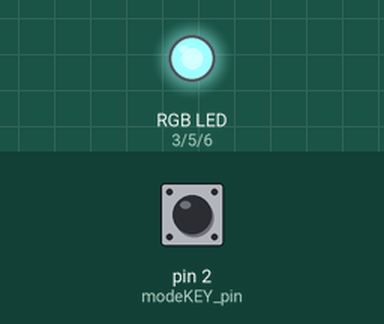
This sketch was run on a simulated Arduino Uno, built with avr-gcc and run on an emulated ATmega328P. Shown: an RGB LED mixed from three pins (HIGH = lit). Inputs (shaded band) come from the test bench; at power-on: pin 2 (modeKEY_pin) HIGH.

Above: at 1.2 s.
1.3 s: pin 2 (modeKEY_pin) pulled LOW for 0.15 s
At 1.69 s:
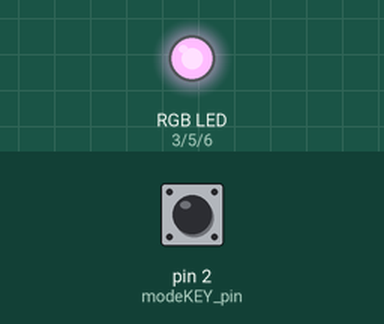
4.3 s: pin 2 (modeKEY_pin) pulled LOW for 1 s
At 4.63 s:
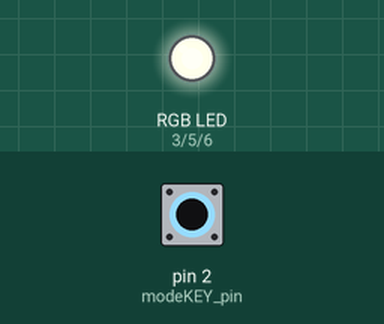
At 5.85 s:
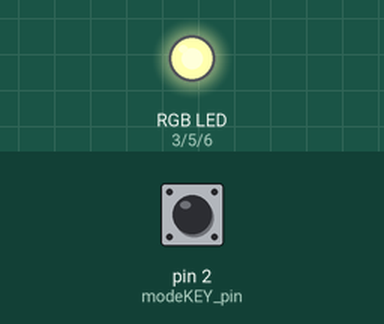
7.3 s: pin 2 (modeKEY_pin) pulled LOW for 0.15 s
10.3 s: pin 2 (modeKEY_pin) pulled LOW for 3.2 s
Timing chart, 0 to 16.4 s (numbered marks = the images above; inputs shaded):
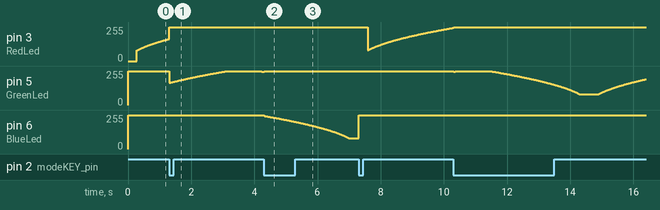

Measured:
- after the input at 4.3 s, pin 6 (BlueLed): moves from 255/255 to 80/255 over 2.7 s, starting at once

The sketch:

RGB-pwm.ino
```cpp
//#include "Interrupt.h"
#include "colorLED.h"

/*
* LedBrightness sketch
* controls the brightness of LEDs on analog output ports */
const int RedLed = 3;
const int GreenLed = 5;
const int BlueLed = 6;

//const uint16_t modeKEY_pin = 2;
uint16_t modeKEY_pin = 2;

int brightness = 0;
int increment = 1;


void setup() {
    // pins driven by analogWrite do not need to be declared as outputs

    pinMode(modeKEY_pin, INPUT_PULLUP);
    attachInterrupt(digitalPinToInterrupt(modeKEY_pin), modeISR, FALLING);

}


colorLED_list_t witchLED_work = RED;
//extern colorLED_list_t witchLED_work;
void loop() {
    if(brightness > 254) {
        delay( 1000 );
        increment = -1;                 // count down after reaching 254 // not be 255
    }
    else if(brightness < 2) {

        increment = 1;                  // count up after dropping back down to 0
    }
    brightness = brightness + increment; // increment (or decrement sign is minus)
    // write the brightness value to the LEDs
    switch( witchLED_work ){
        case RED:
                analogWrite(RedLed, brightness);
                analogWrite(GreenLed, 255);
                analogWrite(BlueLed, 255);
                break;
        case WHITE:
                analogWrite(GreenLed, brightness);
                analogWrite(RedLed, 255);
                analogWrite(BlueLed, 255);
                break;
        case BLUE:
                analogWrite(BlueLed, brightness);
                analogWrite(GreenLed, 255);
                analogWrite(RedLed, 255);
                break;
        default:    break;
    } // end switch witchLED_work
    delay(brightness/10);
    //delay(10);
} // end loop function


/*__ special func --> KEY ISR  //  out of class ___*/
void modeISR(void){
    delay(10);                  // 消抖  // 换成delay_ms();
    if( digitalRead(2) == LOW ){
        switch( witchLED_work ){
            case RED:   witchLED_work = WHITE;  break;
            case WHITE: witchLED_work = BLUE;   break;
            case BLUE:  witchLED_work = RED;    break;
            default:    break;
        } // end switch witchLED_work
    } // end if pin_2 = LOW
} // end func modeISR
```

colorLED.h
```cpp
#ifndef COLORLED_H
#define COLORLED_H


typedef enum
colorLED_list { RED=0, WHITE, BLUE, Invalid }colorLED_list_t;


#endif /* COLORLED_H */
```
